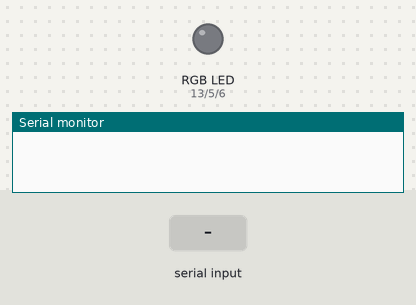
A sketch run on a simulated Arduino Uno, built with avr-gcc and run on an emulated ATmega328P. On the bench: an RGB LED mixed from three pins (HIGH = lit), the last lines printed to the serial monitor. The test bench sets the inputs (shaded band). Dim RGB values are drawn brighter than linear.

Above: at 1.2 s.
1.3 s: "90,45,200\n" received over Serial
At 3.0 s:
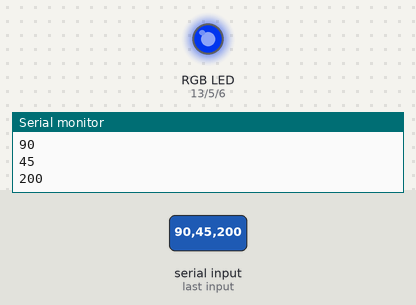
3.8 s: "90,45\n" received over Serial
At 6.0 s:
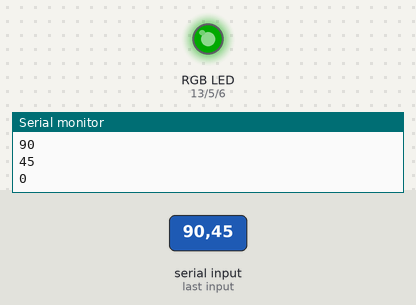
6.3 s: "30,150,10\n" received over Serial
At 8.0 s:
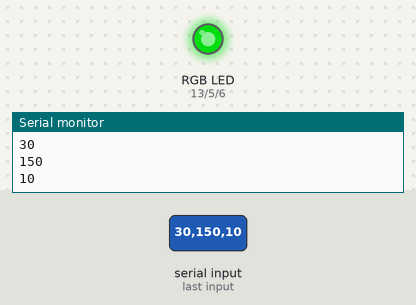
8.8 s: "30,150\n" received over Serial
At 11.0 s:
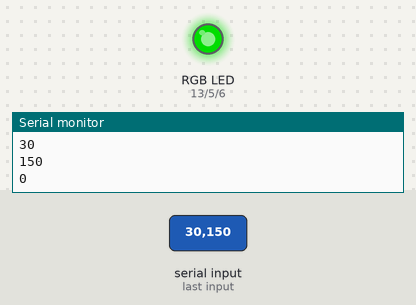
11.3 s: "1,90\n" received over Serial
At 12.8 s:
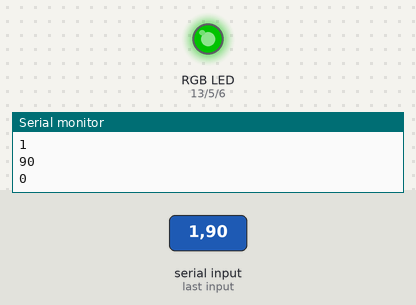
13.8 s: "1,90,45\n" received over Serial
At 16.0 s:
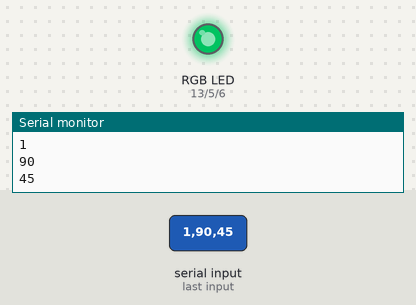
Timing chart, 0 to 17.3 s (numbered marks = the images above; inputs shaded):
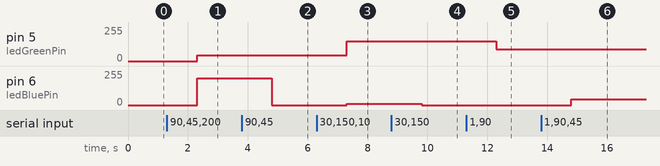

Measured:
- after the input at 1.3 s, pin 5 (ledGreenPin): 0/255 → 45/255 after 1.0 s; pin 6 (ledBluePin): 0/255 → 200/255 after 1.0 s
- after the input at 3.8 s, pin 6 (ledBluePin): 200/255 → 0/255 after 1.0 s
- after the input at 6.3 s, pin 5 (ledGreenPin): 45/255 → 150/255 after 1.0 s; pin 6 (ledBluePin): 0/255 → 10/255 after 1.0 s
- after the input at 8.8 s, pin 6 (ledBluePin): 10/255 → 0/255 after 1.0 s
- after the input at 11.3 s, pin 5 (ledGreenPin): 150/255 → 90/255 after 1.0 s
- after the input at 13.8 s, pin 6 (ledBluePin): 0/255 → 45/255 after 1.0 s

The sketch:

rgbEncoder.ino
```cpp
#include <stdio.h> // For printf, scanf
#include <string.h> // For strcpy

const int ledRedPin = 13;
const int ledGreenPin = 5;
const int ledBluePin = 6;
char incomingBytes[12];      // a variable to read incoming serial data into

void setup() {
  // initialize serial communication:
  Serial.begin(9600);
  // initialize the LED pin as an output:
  pinMode(ledRedPin, OUTPUT);
  pinMode(ledGreenPin, OUTPUT);
  pinMode(ledBluePin, OUTPUT);
}

void splitString(char messageParts[][4],  char message[], char separator)
{
    int partIndex = 0;
    int start = 0;
    char part[4];

    for(int i = 0; i < strlen(message); i++)
    {
        if(message[i] != separator)
        {
            part[start] = message[i];
            start++;
        }

        if(message[i] == separator)
        {
            strlcpy(messageParts[partIndex], part, sizeof(messageParts[partIndex]));
            strlcpy(part, "   ", sizeof(part));

            partIndex++;
            start = 0;
        }
        else if(i == (strlen(message) - 1))
        {
            strlcpy(messageParts[partIndex], part, sizeof(messageParts[partIndex]));
        }
    }
}

void loop() {
  if (Serial.available() > 0) {
    strlcpy(incomingBytes, Serial.readString().c_str(), sizeof(incomingBytes));
    Serial.println("read:");
    Serial.println(incomingBytes);

    char separator = ',';

    char messageParts[4][4];

    splitString(messageParts, incomingBytes, separator);

    int r = atoi(messageParts[0]);
    int g = atoi(messageParts[1]);
    int b = atoi(messageParts[2]);

    Serial.println(r);
    Serial.println(g);
    Serial.println(b);

    analogWrite(ledRedPin, r);
    analogWrite(ledGreenPin, g);
    analogWrite(ledBluePin, b);
  }
}
```
